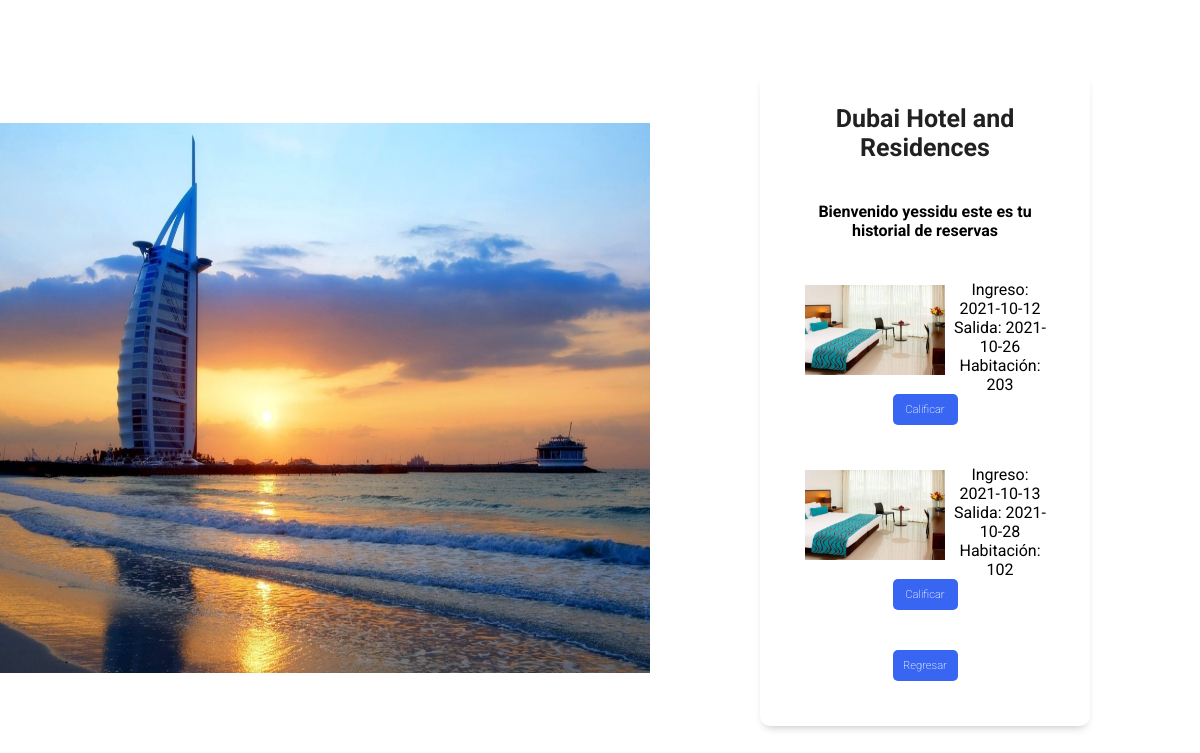
The page /reservar/listar (signed in) on the database as committed earlier.
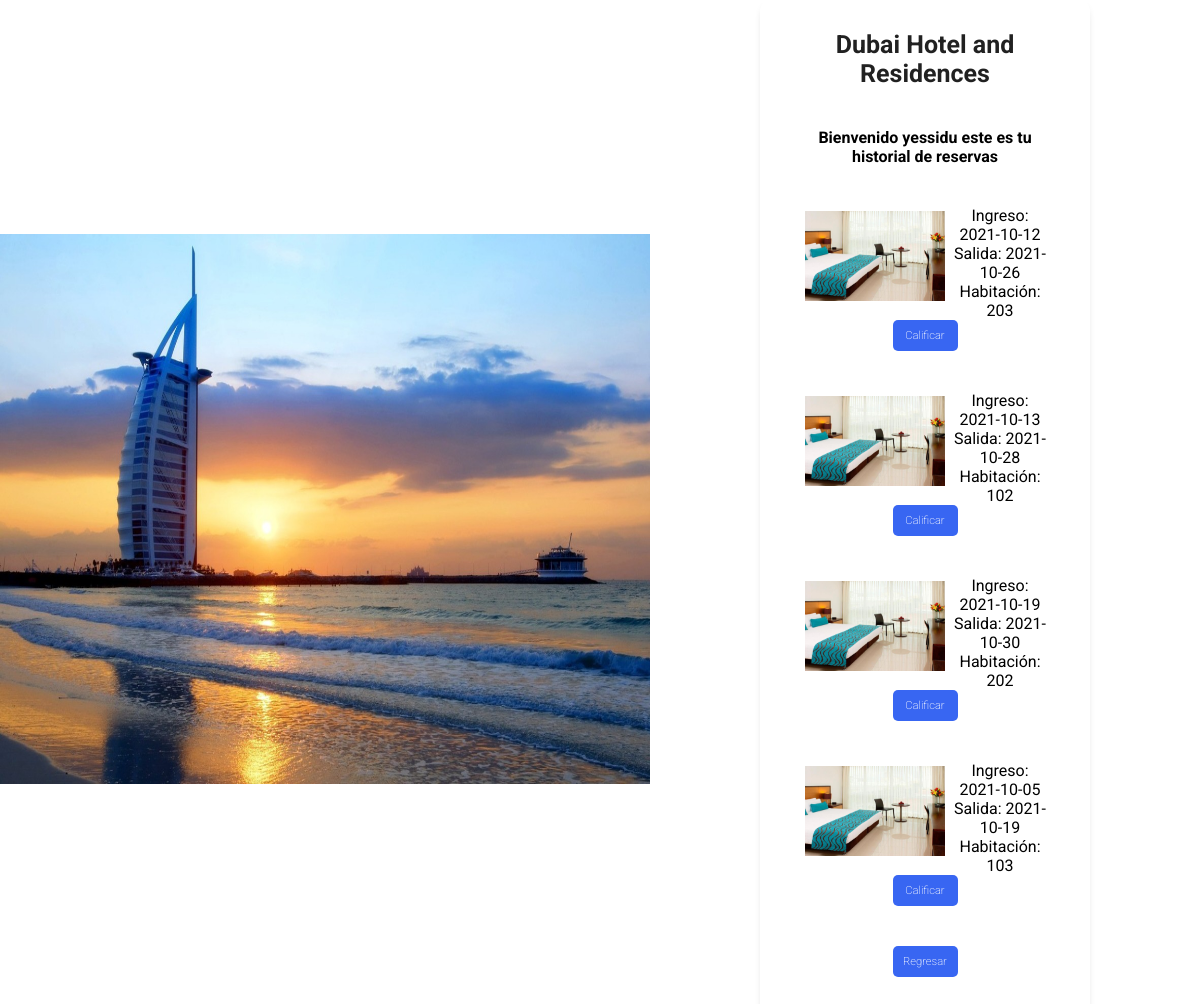
The same page on the database as committed later.
### tables this page shows
CREATE TABLE reserva (idreserva INTEGER PRIMARY KEY AUTOINCREMENT, fechaingreso DATE NOT NULL, fechasalida DATE NOT NULL, idusuario INTEGER REFERENCES usuario (idusuario) ON DELETE NO ACTION ON UPDATE CASCADE, idhabitacion TEXT REFERENCES habitacion (idhabitacion) ON DELETE NO ACTION ON UPDATE CASCADE);

### app.py (the view)
@app.route("/reservar/listar", methods=["GET", "POST"])
def listar():
    if request.method == 'GET':
        id = log.user
        print ("el usuario es: ", id)
        try:
            with sqlite3.connect("dbh.db") as con:
                con.row_factory = sqlite3.Row
                cur = con.cursor()
                cur.execute("SELECT * FROM reserva WHERE idusuario = ?", [id])
                row = cur.fetchall()
            if row is None:
                flash('No hay habitaciones disponibles, de acuerdo a tu búsqueda')
        except Error:
            return "fallamos, donde???"
    else:
        print("error en el metodo")
    return render_template ("listaReserva.html", row=row, nombre=log.nombre)

### templates/listaReserva.html (shortened to what this page needs)
<!DOCTYPE html>
<html lang="es">
<head>
    <link rel="stylesheet" href="{{url_for('static',filename='css/listaReserva.css')}}">
</head>
<body>
<table width="100%" border="0" cellspacing="0" cellpadding="0">
  	<tbody>
	<tr>
      <td width="50%" align="center"><img src="/static/img/login.jpeg"
			   alt="Es hora de viajar"
			   width="650px" height="550px" /></td>
      <td width="50%">
            <form action="/reservar/crear/comentarios/<numHab>" class="form" method="POST">
                <h2 class="form_title">Dubai Hotel and Residences</h2>
                <div class="form_container">
                    <h4>Bienvenido {{ nombre }} este es tu historial de reservas</h4>
                    {% for r in row %}
                    <div class="form_group">
                        <img src="/static/img/cama.jpg" alt="Habitacion" style="width: 150px; height: 100px; float: left; padding: 5px;">
                        <label> Ingreso: {{ r["fechaingreso"] }} </label>
						<br>
                        <label> Salida: {{ r["fechasalida"] }} </label>
                        <br>
                        <label> Habitación: {{ r["idhabitacion"] }} </label>
                        <br>
                        <a href="{{ url_for('comentarios',numHab=r['idhabitacion']) }}"><input type="button" class="form_submit" width="150px" value=" Calificar "></a>
                        <br>
                    </div>
                    {% endfor%}
                    <div style="text-align: center;">
                        <input type="button" class="form_submit" width="150px" value=" Regresar " onClick="history.go(-1);">
                    </div>
                </div>
            </form>
		</td>
    </tr>
    </tbody>
</table>
</body>
</html>

### static/css/listaReserva.css (style rules this page uses)
* { margin: 0; padding: 0; box-sizing: border-box }
body { font-family: 'Roboto', sans-serif; background-position:center; background-size: cover; display: flex; min-height: 100vh; z-index: -1; }
.form { z-index: 1; background-color: #fff; margin: auto; width: 60%; max-width: 400px; padding: 30px 25px; border-radius: 10px; box-shadow: 0 5px 10px -5px rgb(0 0 0 / 30%); text-align: center; }
.form_title { color: #212121; font-size: 25px; margin-bottom: 10px; }
.form_container { border: 0; padding:15px; margin-top: 25px; display: grid; gap: 2.5em }
.form_group { position: relative; --color:#5757577e; }
.form_submit { width: 65px; background: #3866f2; color: #fff; font-family: 'Roboto', sans-serif; font-weight: 200; font-size: 0.7rem; padding: .8em 0; border: none; border-radius: 5px; cursor:pointer; }

Rows that differ between the two databases and show on the page:
added reserva: fechaingreso "2021-10-19", fechasalida "2021-10-30", idhabitacion "202"
added reserva: fechaingreso "2021-10-05", fechasalida "2021-10-19", idhabitacion "103"
